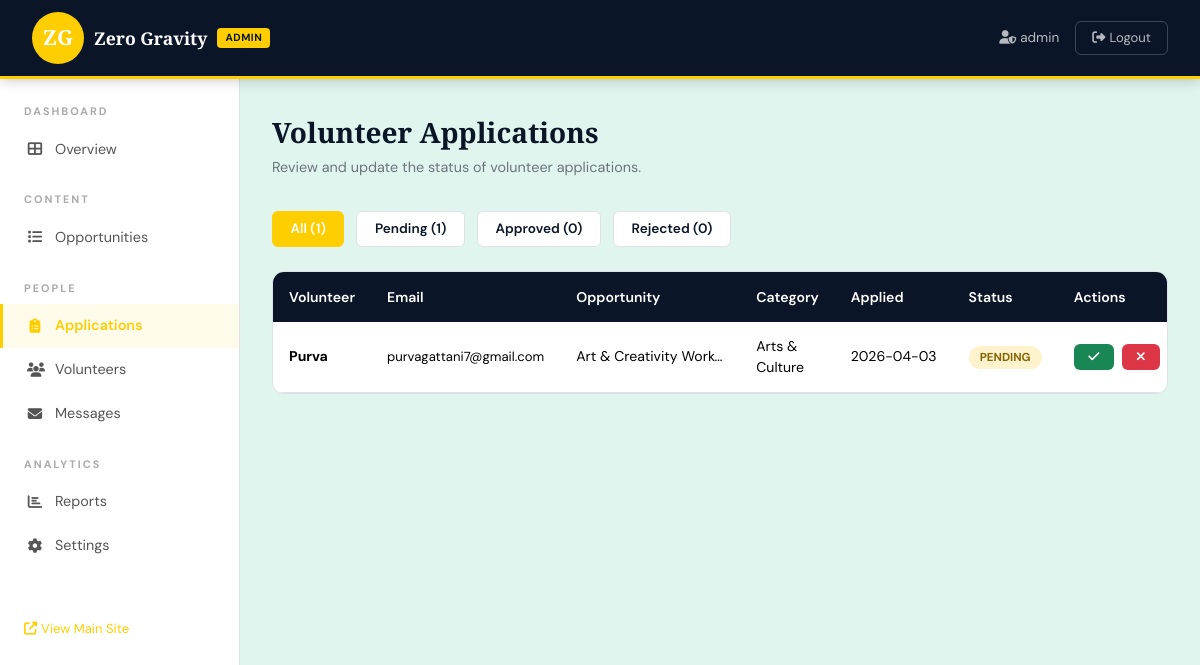
The app's page /admin/applications (signed in) with its own data.
### tables this page shows
CREATE TABLE applications (
        id INTEGER PRIMARY KEY AUTOINCREMENT,
        volunteer_id INTEGER,
        opportunity_id INTEGER,
        volunteer_name TEXT,
        volunteer_email TEXT,
        opp_title TEXT,
        opp_category TEXT,
        reason TEXT,
        experience TEXT,
        status TEXT DEFAULT 'pending',
        applied_date TEXT DEFAULT CURRENT_DATE,
        FOREIGN KEY(volunteer_id) REFERENCES volunteers(id),
        FOREIGN KEY(opportunity_id) REFERENCES opportunities(id)
    );

### app.py (the view)
@app.route('/admin/applications')
@admin_required
def admin_applications():
    db = get_db()
    status_filter = request.args.get('status', 'all')
    sql = 'SELECT * FROM applications'
    if status_filter != 'all':
        sql += f" WHERE status='{status_filter}'"
    sql += ' ORDER BY id DESC'
    apps = db.execute(sql).fetchall()
    counts = {
        'all':      db.execute('SELECT COUNT(*) as c FROM applications').fetchone()['c'],
        'pending':  db.execute("SELECT COUNT(*) as c FROM applications WHERE status='pending'").fetchone()['c'],
        'approved': db.execute("SELECT COUNT(*) as c FROM applications WHERE status='approved'").fetchone()['c'],
        'rejected': db.execute("SELECT COUNT(*) as c FROM applications WHERE status='rejected'").fetchone()['c'],
    }
    db.close()
    return render_template('admin/applications.html', applications=apps,
        status_filter=status_filter, counts=counts,
        admin_user=session.get('admin_username'))

### app.py (called while the page is built)
def get_db():
    conn = sqlite3.connect(DATABASE)
    conn.row_factory = sqlite3.Row
    return conn

def admin_required(f):
    @wraps(f)
    def decorated(*args, **kwargs):
        if not session.get('admin_logged_in'):
            return redirect(url_for('admin_login'))
        return f(*args, **kwargs)
    return decorated

### templates/admin/applications.html (shortened to what this page needs)
{% extends "admin/base.html" %}
{% block content %}
<div class="tab-title">Volunteer Applications</div>
<div class="tab-sub">Review and update the status of volunteer applications.</div>
<div style="display:flex;gap:0.75rem;flex-wrap:wrap;margin-bottom:1.5rem;">
  {% for item in [('all','All'),('pending','Pending'),('approved','Approved'),('rejected','Rejected')] %}
  <a href="{{ url_for('admin_applications', status=item[0]) }}" style="padding:0.45rem 1.1rem;border-radius:6px;font-size:0.85rem;font-weight:600;text-decoration:none;
   background:{% if status_filter==item[0] %}var(--zg-accent){% else %}#fff{% endif %};
   color:{% if status_filter==item[0] %}#fff{% else %}var(--zg-gray){% endif %};
   border:1px solid {% if status_filter==item[0] %}var(--zg-accent){% else %}var(--zg-border){% endif %};">
    {{ item[1] }} ({{ counts[item[0]] }})
  </a>
  {% endfor %}
</div>
<div class="admin-table">
  <div style="overflow-x:auto;">
    <table class="table">
      <thead>
        <tr>
          <th>Volunteer</th>
          <th>Email</th>
          <th>Opportunity</th>
          <th>Category</th>
          <th>Applied</th>
          <th>Status</th>
          <th>Actions</th>
        </tr>
      </thead>
      <tbody>
        {% for app in applications %}
        <tr>
          <td><strong>{{ app['volunteer_name'] }}</strong></td>
          <td style="font-size:0.82rem;">{{ app['volunteer_email'] }}</td>
          <td style="max-width:180px;white-space:nowrap;overflow:hidden;text-overflow:ellipsis;">{{ app['opp_title'] }}
          </td>
          <td>{{ app['opp_category'] }}</td>
          <td style="white-space:nowrap;">{{ app['applied_date'] }}</td>
          <td><span class="badge-status badge-{{ app['status'] }}">{{ app['status'] }}</span></td>
          <td style="white-space:nowrap;">
            {% if app['status'] == 'pending' %}
            <a href="{{ url_for('admin_update_app', app_id=app['id'], status='approved') }}"
              class="btn-zg-success me-1"><i class="fas fa-check"></i></a>
            <a href="{{ url_for('admin_update_app', app_id=app['id'], status='rejected') }}" class="btn-zg-danger"><i
                class="fas fa-times"></i></a>
            {% elif app['status'] == 'approved' %}
            <a href="{{ url_for('admin_update_app', app_id=app['id'], status='rejected') }}" class="btn-zg-danger"><i
                class="fas fa-times"></i></a>
            {% else %}
            <a href="{{ url_for('admin_update_app', app_id=app['id'], status='approved') }}" class="btn-zg-success"><i
                class="fas fa-check"></i></a>
            {% endif %}
          </td>
        </tr>
        {% else %}
        <tr>
          <td colspan="7" style="text-align:center;padding:3rem;color:#999;">No applications found.</td>
        </tr>
        {% endfor %}
      </tbody>
    </table>
  </div>
</div>
{% endblock %}

### static/css/admin.css (style rules this page uses)
:root { --zg-deep: #0a1628; --zg-blue: #1a3a6b; --zg-accent: #FFCE00; --zg-gold: #FFCE00; --zg-light: #E0F5EE; --zg-border: #dee2e6; --ff-head: 'Playfair Display', serif; --ff-body: 'DM Sans', sans-serif; }
*, *::before, *::after { box-sizing: border-box; margin: 0; padding: 0; }
body { font-family: var(--ff-body); background: var(--zg-light); color: var(--zg-deep); }
.tab-title { font-family: var(--ff-head); font-size: 1.75rem; font-weight: 900; margin-bottom: 0.25rem; }
.tab-sub { color: #6c757d; font-size: 0.9rem; margin-bottom: 2rem; }
.admin-table { background: #fff; border-radius: 12px; border: 1px solid var(--zg-border); overflow: hidden; margin-bottom: 2rem; }
.admin-table .table { margin: 0; font-size: 0.88rem; }
.admin-table thead th { background: var(--zg-deep); color: #fff; font-weight: 600; padding: 0.9rem 1rem; border: none; white-space: nowrap; }
.admin-table tbody td { padding: 0.85rem 1rem; border-color: var(--zg-border); vertical-align: middle; }
.btn-zg-danger { background: #dc3545; color: #fff; border: none; padding: 0.4rem 0.9rem; border-radius: 6px; font-size: 0.8rem; cursor: pointer; font-family: var(--ff-body); transition: background 0.2s; text-decoration: none; display: inline-flex; align-items: center; }
.btn-zg-success { background: #198754; color: #fff; border: none; padding: 0.4rem 0.9rem; border-radius: 6px; font-size: 0.8rem; cursor: pointer; font-family: var(--ff-body); transition: background 0.2s; text-decoration: none; display: inline-flex; align-items: center; }
.badge-status { padding: 0.25rem 0.7rem; border-radius: 100px; font-size: 0.72rem; font-weight: 700; text-transform: uppercase; }
.badge-pending { background: #fff3cd; color: #856404; }

### records on screen
applications: status "Pending", id "1", volunteer_name "Purva", volunteer_email "purvagattani7@gmail.com", opp_title "Art & Creativity Work…", opp_category "Arts & Culture", applied_date "2026-04-03", status "PENDING"

### other values on screen
{{ admin_user }} "admin"
{{ item[1] }} "All" "Approved" "Rejected"
{{ counts[item[0]] }} "1" "0" "0"
